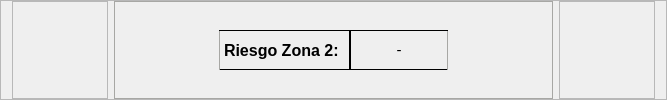
                       <widget class="QFrame" name="frame_29">
                        <property name="minimumSize">
                         <size>
                          <width>96</width>
                          <height>70</height>
                         </size>
                        </property>
                        <property name="maximumSize">
                         <size>
                          <width>16777215</width>
                          <height>100</height>
                         </size>
                        </property>
                        <property name="frameShape">
                         <enum>QFrame::StyledPanel</enum>
                        </property>
                        <property name="frameShadow">
                         <enum>QFrame::Raised</enum>
                        </property>
                        <layout class="QHBoxLayout" name="horizontalLayout_12">
                         <property name="topMargin">
                          <number>0</number>
                         </property>
                         <property name="bottomMargin">
                          <number>0</number>
                         </property>
                         <item>
                          <widget class="QFrame" name="frame_46">
                           <property name="minimumSize">
                            <size>
                             <width>96</width>
                             <height>0</height>
                            </size>
                           </property>
                           <property name="frameShape">
                            <enum>QFrame::StyledPanel</enum>
                           </property>
                           <property name="frameShadow">
                            <enum>QFrame::Raised</enum>
                           </property>
                          </widget>
                         </item>
                         <item>
                          <widget class="QFrame" name="colorZone2T">
                           <property name="sizePolicy">
                            <sizepolicy hsizetype="Expanding" vsizetype="Preferred">
                             <horstretch>0</horstretch>
                             <verstretch>0</verstretch>
                            </sizepolicy>
                           </property>
                           <property name="minimumSize">
                            <size>
                             <width>98</width>
                             <height>0</height>
                            </size>
                           </property>
                           <property name="styleSheet">
                            <string notr="true">background: qlineargradient(spread:pad,x1: 0, y1: 0, x2: 1, y2: 0,
                                 stop: 0 rgb(122, 124, 151), stop: 0.48 rgb(198, 197, 195),
                                 stop: 0.52 rgb(198, 197, 195), stop: 1.0  rgb(122, 124, 151));
border-radius:0px;
border:1px solid rgb(167, 167, 164);</string>
                           </property>
                           <property name="frameShape">
                            <enum>QFrame::StyledPanel</enum>
                           </property>
                           <property name="frameShadow">
                            <enum>QFrame::Raised</enum>
                           </property>
                           <layout class="QHBoxLayout" name="horizontalLayout_22">
                            <property name="spacing">
                             <number>0</number>
                            </property>
                            <item>
                             <spacer name="horizontalSpacer_18">
                              <property name="orientation">
                               <enum>Qt::Horizontal</enum>
                              </property>
                              <property name="sizeType">
                               <enum>QSizePolicy::Expanding</enum>
                              </property>
                              <property name="sizeHint" stdset="0">
                               <size>
                                <width>95</width>
                                <height>20</height>
                               </size>
                              </property>
                             </spacer>
                            </item>
                            <item>
                             <widget class="QLabel" name="label_24">
                              <property name="minimumSize">
                               <size>
                                <width>98</width>
                                <height>20</height>
                               </size>
                              </property>
                              <property name="maximumSize">
                               <size>
                                <width>140</width>
                                <height>40</height>
                               </size>
                              </property>
                              <property name="font">
                               <font>
                                <family>Arial</family>
                                <pointsize>12</pointsize>
                                <bold>true</bold>
                               </font>
                              </property>
                              <property name="styleSheet">
                               <string notr="true">border-radius:0px;
border-top: 1px solid;
border-bottom: 1px solid;
border-right: 1px solid;
background-color:rgba(0, 0, 0, 0);</string>
                              </property>
                              <property name="text">
                               <string>Riesgo Zona 2: </string>
                              </property>
                             </widget>
                            </item>
                            <item>
                             <widget class="QLabel" name="txtZona2T">
                              <property name="minimumSize">
                               <size>
                                <width>98</width>
                                <height>20</height>
                               </size>
                              </property>
                              <property name="maximumSize">
                               <size>
                                <width>55</width>
                                <height>40</height>
                               </size>
                              </property>
                              <property name="font">
                               <font>
                                <family>Arial</family>
                                <pointsize>11</pointsize>
                               </font>
                              </property>
                              <property name="styleSheet">
                               <string notr="true">border-radius:0px;
border-top: 1px solid;
border-bottom: 1px solid;
border-left: 1px solid;
background-color:rgba(0, 0, 0, 0);</string>
                              </property>
                              <property name="text">
                               <string>-</string>
                              </property>
                              <property name="alignment">
                               <set>Qt::AlignCenter</set>
                              </property>
                             </widget>
                            </item>
                            <item>
                             <spacer name="horizontalSpacer_19">
                              <property name="orientation">
                               <enum>Qt::Horizontal</enum>
                              </property>
                              <property name="sizeType">
                               <enum>QSizePolicy::Expanding</enum>
                              </property>
                              <property name="sizeHint" stdset="0">
                               <size>
                                <width>95</width>
                                <height>20</height>
                               </size>
                              </property>
                             </spacer>
                            </item>
                           </layout>
                          </widget>
                         </item>
                         <item>
                          <widget class="QFrame" name="frame_44">
                           <property name="minimumSize">
                            <size>
                             <width>96</width>
                             <height>0</height>
                            </size>
                           </property>
                           <property name="styleSheet">
                            <string notr="true">border-image: url(:/Images/ResourcesFolder/Imagenes/ZonasRefracMed.png);</string>
                           </property>
                           <property name="frameShape">
                            <enum>QFrame::StyledPanel</enum>
                           </property>
                           <property name="frameShadow">
                            <enum>QFrame::Raised</enum>
                           </property>
                          </widget>
                         </item>
                        </layout>
                       </widget>
